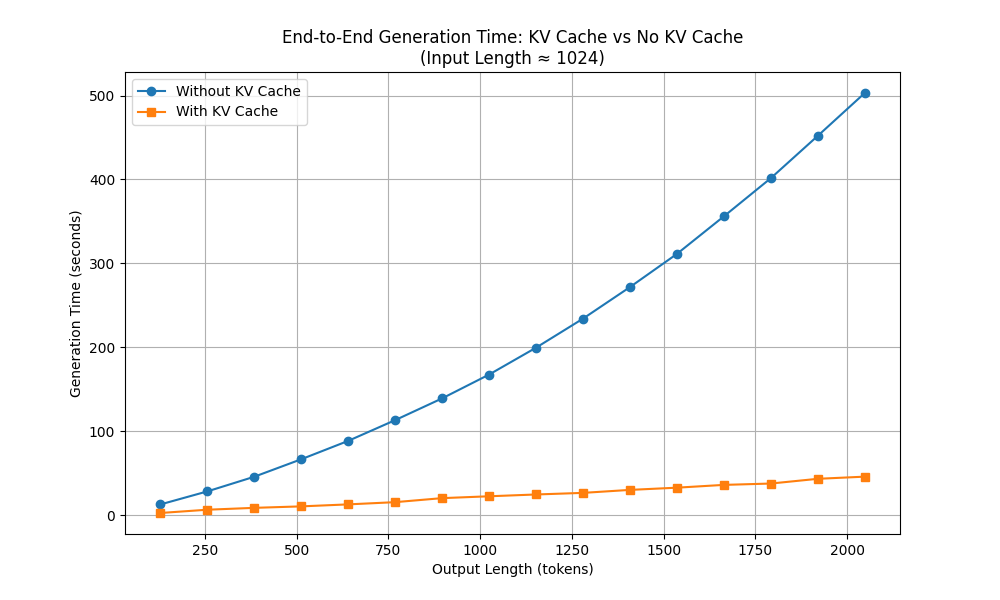

The script that saved this image:

import matplotlib.pyplot as plt
import time
import torch
import sys
import os

try:
    from no_kv import Engine as NoKVEngine
    from single_batch import Engine as KVEngine
except ImportError:
    sys.path.append("assignment2")
    from no_kv import Engine as NoKVEngine
    from single_batch import Engine as KVEngine


def benchmark():
    input_len = 1024
    output_lengths = list(range(128, 2049, 128))
    
    print(f"Benchmarking with Input Length: {input_len}")
    
    # Initialize Engines
    print("Loading KV Cache Engine...")
    kv_engine = KVEngine()
    print("Loading No-KV Engine...")
    no_kv_engine = NoKVEngine()
    
    # Pre-compute a prompt with 1024 tokens
    input_prompt = "Hi, who are you and how are you doing today?" * 85 + "CSECE"
    
    # Get tokens
    tokens = kv_engine.tokenizer.encode(input_prompt)
    
    # print token number
    print(f"Token Number: {len(tokens)}")
    
    times_no_kv = []
    times_kv = []
    
    for out_len in output_lengths:
        print(f"Testing Output Length: {out_len} ...")
        
        # --- No KV Cache ---
        start_time = time.time()
        
        no_kv_engine.generate(input_prompt, rounds=out_len)
            
        times_no_kv.append(time.time() - start_time)
        print(f"  No KV: {times_no_kv[-1]:.4f}s")
        
        # --- With KV Cache ---
        start_time = time.time()
        
        # KV Engine resets/uses kv_cache internally in run(prefill=True)
        kv_engine.generate(input_prompt, rounds=out_len)
            
        times_kv.append(time.time() - start_time)
        print(f"  KV:    {times_kv[-1]:.4f}s")

    # Plotting
    plt.figure(figsize=(10, 6))
    plt.plot(output_lengths, times_no_kv, marker='o', label='Without KV Cache')
    plt.plot(output_lengths, times_kv, marker='s', label='With KV Cache')
    plt.xlabel("Output Length (tokens)")
    plt.ylabel("Generation Time (seconds)")
    plt.title("End-to-End Generation Time: KV Cache vs No KV Cache\n(Input Length ≈ 1024)")
    plt.legend()
    plt.grid(True)
    
    output_file = "benchmark_comparison.png"
    plt.savefig(output_file)
    print(f"Plot saved to {output_file}")

if __name__ == "__main__":
    benchmark()
